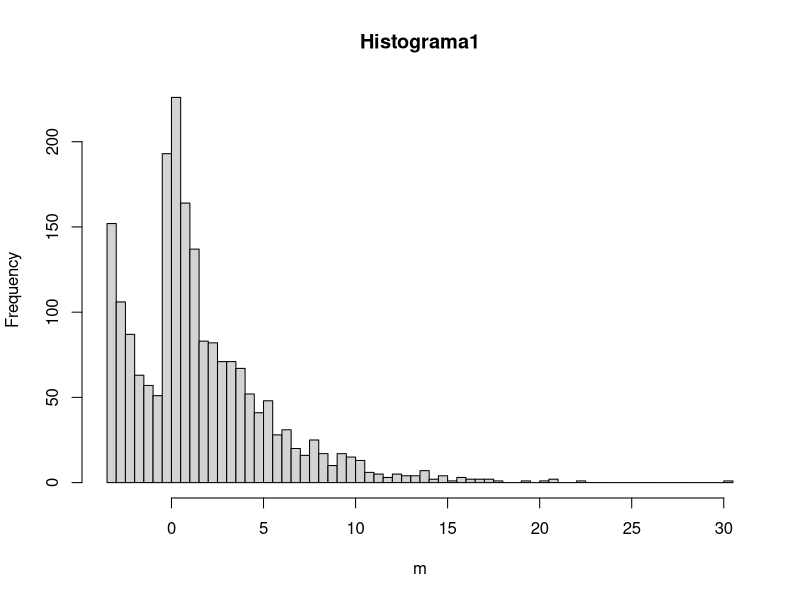
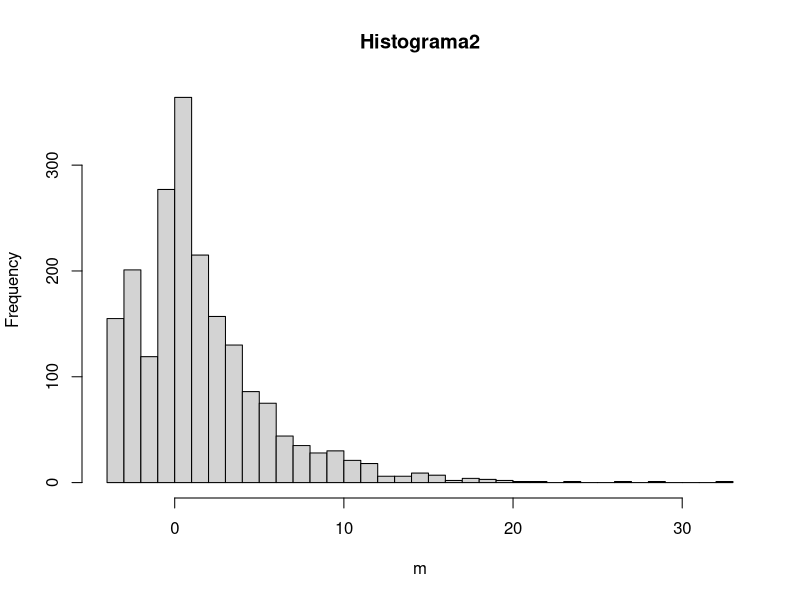
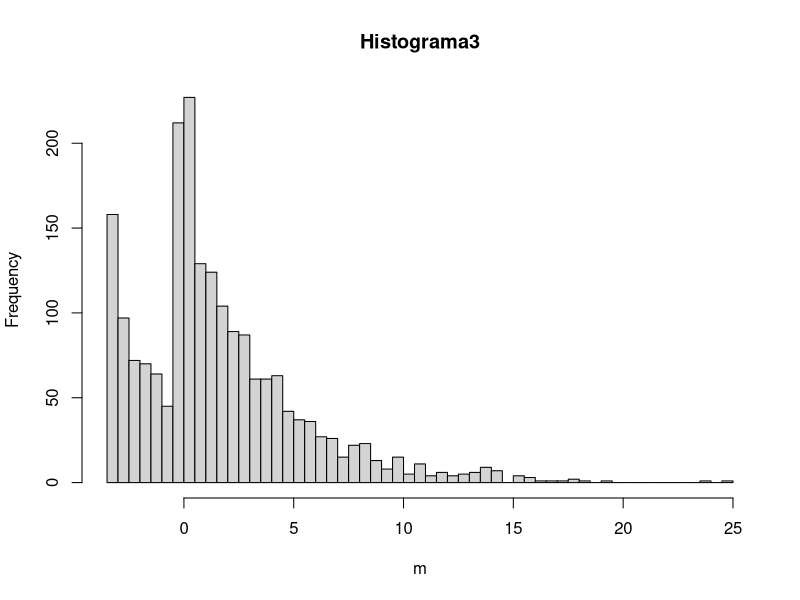
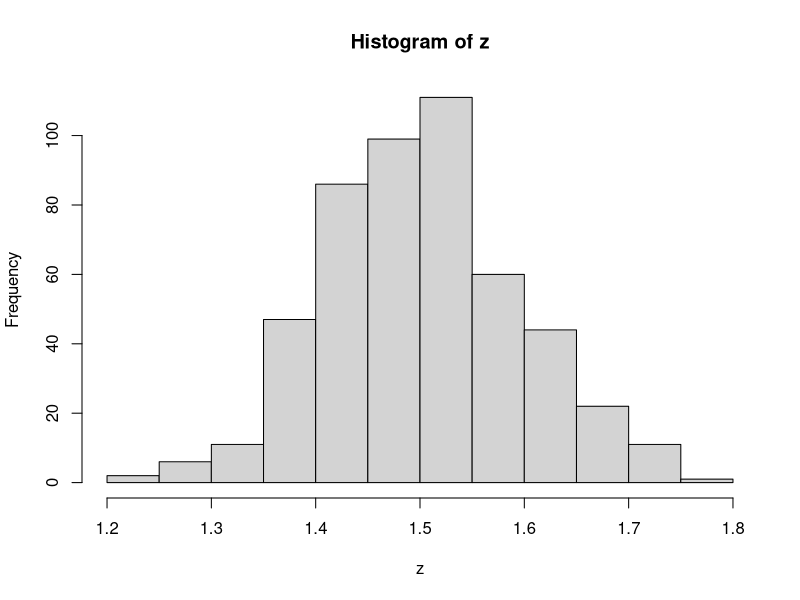

The R script that drew these images, in order:
## ---- chunk 1
#omitir warnings
options(warn=1)
library(semTools)
## ---- chunk 2
z = rep(0, 500)
## ---- chunk 3
for (i in 1:500){
  m = mvrnonnorm(1000, c(1,2), matrix(c(10, 2, 2, 5), 2, 2), skewness = c(5,2), kurtosis = c(3,3))

  #grava a média da amostra
  z[i] =mean(m)
  #imprime as 3 primeiras
  if (i<4){
    hist(m, breaks=50, main= paste0("Histograma", i))
  }
}
## ---- chunk 4
hist(z)
